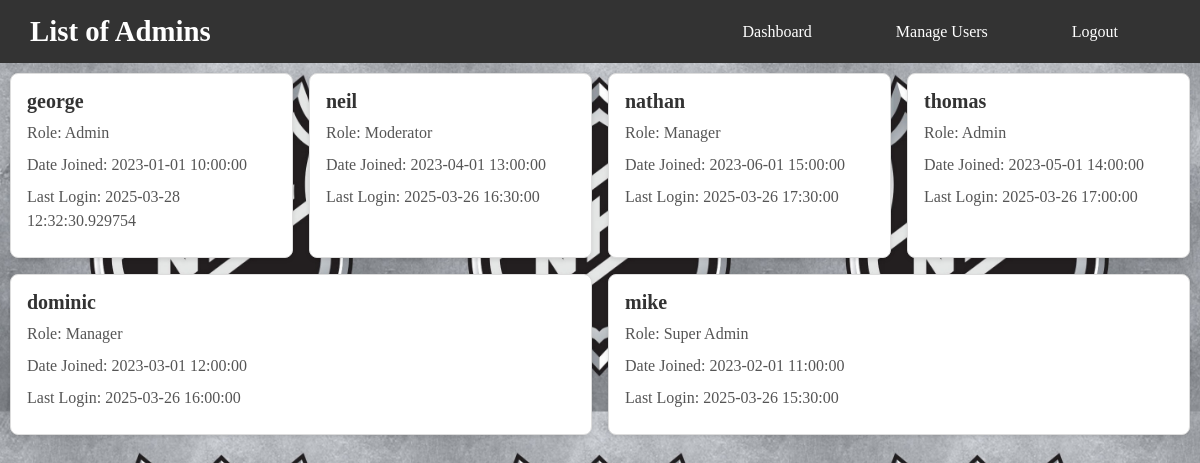
The app's page /admin_table, older data.
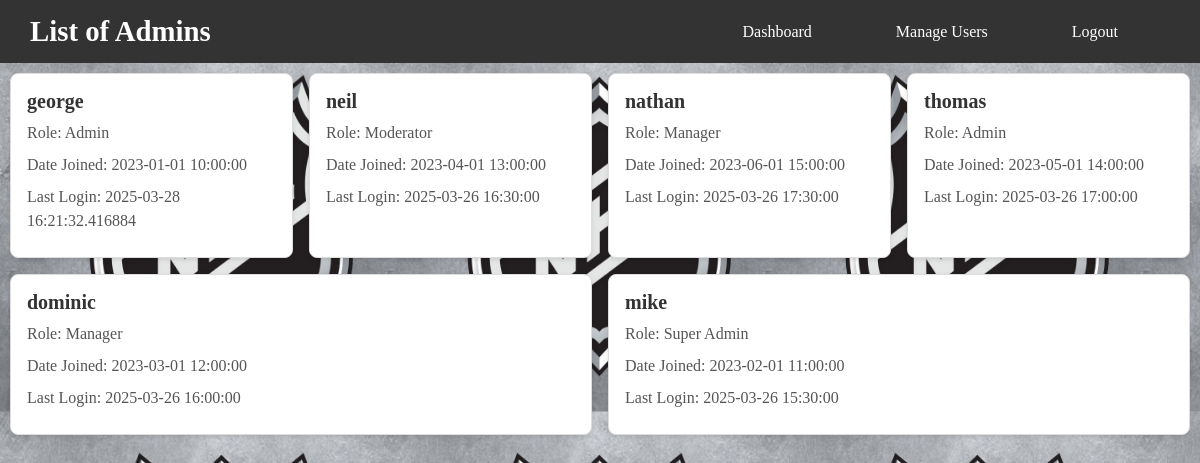
The same page, newer data.
### app/app.py (models this page shows)
class Admin(UserMixin, db.Model):
    __tablename__ = 'admin'
    id = db.Column(db.Integer, primary_key=True)
    username = db.Column(db.String(80), unique=True, nullable=False)
    password = db.Column(db.String(80), unique=True, nullable=False)
    role = db.Column(db.String(50), nullable=False, default="Admin")
    last_login = db.Column(db.DateTime, default=datetime, onupdate=datetime.utcnow)
    date_joined = db.Column(db.DateTime, default=datetime.utcnow)

### app/app.py (the view)
@app.route("/admin_table")
def admin_table():
    admins = Admin.query.all()
    return render_template("Admin/admin_table.html", admins=admins)

### app/templates/Admin/admin_table.html (shortened to what this page needs)
<!DOCTYPE html>
<html lang="en">
<head>
    <link href="{{ url_for('static', filename='CSS/pages/adminStyles.css') }}" rel="stylesheet" type="text/css">
    <link href="{{ url_for('static', filename='CSS/components/basics.css') }}" rel="stylesheet" type="text/css">
    <link href="{{ url_for('static', filename='CSS/components/container.css') }}" rel="stylesheet" type="text/css">
    <link href="{{ url_for('static', filename='CSS/pages/index.css') }}" rel="stylesheet" type="text/css">
</head>
<body>
    <header>
        <nav class="navbar">
            <h1>List of Admins</h1>
            <ul class="nav-links">
                <li><a href="{{ url_for('admin_home') }}">Dashboard</a></li>
                <li><a href="{{ url_for('manage_users') }}">Manage Users</a></li>
                <li><a href="{{ url_for('logout') }}">Logout</a></li>
            </ul>
        </nav>
    </header>
    <main>
        <div class="user-card-container">
            {% for admin in admins %}
                    <div class="user-card">
                        <h3>{{ admin.username }}</h3>
                        <p>Role: {{ admin.role }}</p>
                        <p>Date Joined: {{ admin.date_joined }}</p>
                        <p>Last Login: {{ admin.last_login }}</p>
                    </div>
            {% endfor %}
        </div>
    </main>
</body>
</html>

### app/static/CSS/pages/adminStyles.css (style rules this page uses)
.user-card-container { margin: 10px 10px 10px 10px; display: flex; flex-wrap: wrap; gap: 1rem; }
.user-card { background: #ffffff; border: 1px solid #ddd; border-radius: 8px; padding: 1rem; box-shadow: 0 2px 4px rgba(0, 0, 0, 0.1); flex: 1 1 calc(25% - 1rem); box-sizing: border-box; transition: transform 0.2s, box-shadow 0.2s; }
.user-card h3 { margin: 0 0 0.5rem; font-size: 1.25rem; color: #333; font-weight: bold; }
.user-card p { margin: 0.5rem 0; color: #555; line-height: 1.5; }
ul { list-style: none; padding: 0; margin: 0; display: flex; gap: 1rem; }

### app/static/CSS/components/basics.css (style rules this page uses)
body { background-image: url("../../images/NHLlogo.jpg"); background-size: 10cm; background-position: center; margin: 0px; }

### app/static/CSS/pages/index.css (style rules this page uses)
.navbar { display: flex; justify-content: space-between; align-items: center; background-color: #333; padding: 15px 30px; color: white; }
.navbar h1 { font-size: 1.8rem; margin: 0; }
.nav-links { list-style: none; display: flex; gap: 20px; margin: 0; padding: 0; }
.nav-links li { display: inline; }
.nav-links a { color: white; text-decoration: none; font-size: 1rem; padding: 8px 12px; border-radius: 5px; transition: background 0.3s ease; }
nav ul { list-style: none; margin: 0; padding: 0; display: flex; justify-content: center; }
nav ul li { margin-right: 40px; }
nav ul li a { color: white; text-decoration: none; font-size: 1.1rem; border-radius: 4px; transition: background-color 0.3s ease; }

Row changes from the older to the newer data that the page shows:
changed Admin "george": last_login "2025-03-28 12:32:30.929754" → "2025-03-28 16:21:32.416884"
